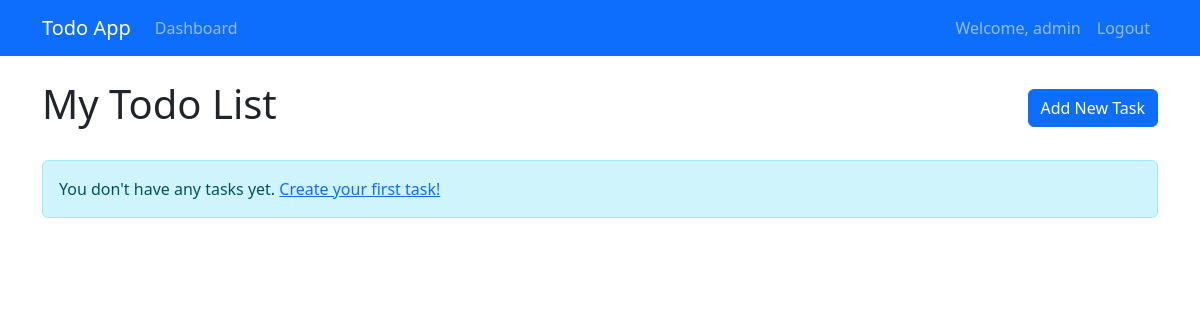
Page /dashboard/ (signed in) on the earlier database version.
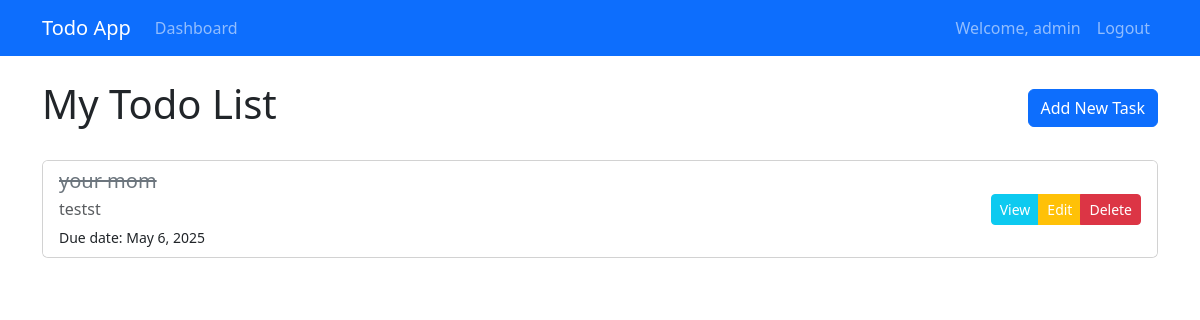
Same page on the later database version.
### To_Do_Manager/models.py (models this page shows, shortened)
class ToDo(models.Model):
    user = models.ForeignKey(User, on_delete=models.CASCADE)
    title = models.CharField(max_length=100)
    description = models.TextField()
    date = models.DateField()
    is_completed = models.BooleanField(default=False)

### To_Do_Manager/views.py (the view)
# urls.py: path("dashboard/", DashboardView.as_view(), name="dashboard"),
class DashboardView(LoginRequiredMixin, ListView):
    model = ToDo
    template_name = 'dashboard.html'
    context_object_name = 'todos'
    login_url = '/accounts/login/'
    def get_queryset(self):
        return ToDo.objects.filter(user=self.request.user).order_by('-date')

### To_Do_Manager/templates/dashboard.html (shortened to what this page needs)
{% extends 'base.html' %}
{% block content %}
<div class="d-flex justify-content-between align-items-center mb-4">
    <h1>My Todo List</h1>
    <a href="{% url 'todo_create_page' %}" class="btn btn-primary">Add New Task</a>
</div>
<div class="row">
    <div class="col-md-12">
        {% if todos %}
            <div class="card">
                <ul class="list-group list-group-flush">
                    {% for todo in todos %}
                    <li class="list-group-item d-flex justify-content-between align-items-center">
                        <div>
                            <h5 class="mb-1 {% if todo.is_completed %}todo-completed{% endif %}">{{ todo.title }}</h5>
                            <p class="mb-1 text-muted">{{ todo.description }}</p>
                            <small>Due date: {{ todo.date }}</small>
                        </div>
                        <div class="btn-group" role="group">
                            <a href="{% url 'todo_detail_page' todo.id %}" class="btn btn-sm btn-info text-white">View</a>
                            <a href="{% url 'todo_update_page' todo.id %}" class="btn btn-sm btn-warning text-white">Edit</a>
                            <button type="button" class="btn btn-sm btn-danger" data-bs-toggle="modal" data-bs-target="#deleteTodoModal{{ todo.id }}">Delete</button>
                        </div>
                    </li>
                    {% endfor %}
                </ul>
            </div>
        {% else %}
            <div class="alert alert-info">
                <p class="mb-0">You don't have any tasks yet. <a href="{% url 'todo_create_page' %}">Create your first task!</a></p>
            </div>
        {% endif %}
    </div>
</div>
{% endblock %}

### To_Do_Manager/templates/base.html (shortened to what this page needs)
<!DOCTYPE html>
<html lang="en">
<head>
    <link href="https://cdn.jsdelivr.net/npm/bootstrap@5.3.2/dist/css/bootstrap.min.css" rel="stylesheet">
</head>
<body>
    <nav class="navbar navbar-expand-lg navbar-dark bg-primary">
        <div class="container">
            <a class="navbar-brand" href="{% url 'index' %}">Todo App</a>
            <div class="collapse navbar-collapse" id="navbarNav">
                <ul class="navbar-nav me-auto">
                    {% if user.is_authenticated %}
                    <li class="nav-item">
                        <a class="nav-link" href="{% url 'dashboard' %}">Dashboard</a>
                    </li>
                    {% endif %}
                </ul>
                <ul class="navbar-nav">
                    {% if user.is_authenticated %}
                    <li class="nav-item">
                        <span class="nav-link">Welcome, {{ user.username }}</span>
                    </li>
                    <li class="nav-item">
                        <a class="nav-link" href="{% url 'logout_page' %}">Logout</a>
                    </li>
                    {% endif %}
                </ul>
            </div>
        </div>
    </nav>
    <div class="container mt-4">
        {% block content %}{% endblock %}
    </div>
</body>
</html>

### To_Do_Manager/templates/base.html (style rules this page uses)
.todo-completed { text-decoration: line-through; color: #6c757d; }

Differences in the rows shown:
added ToDo: title "your mom", description "testst", date "May 6, 2025"
Other differences:
text no longer shown: "You don't have any tasks yet. Create your first task!"
